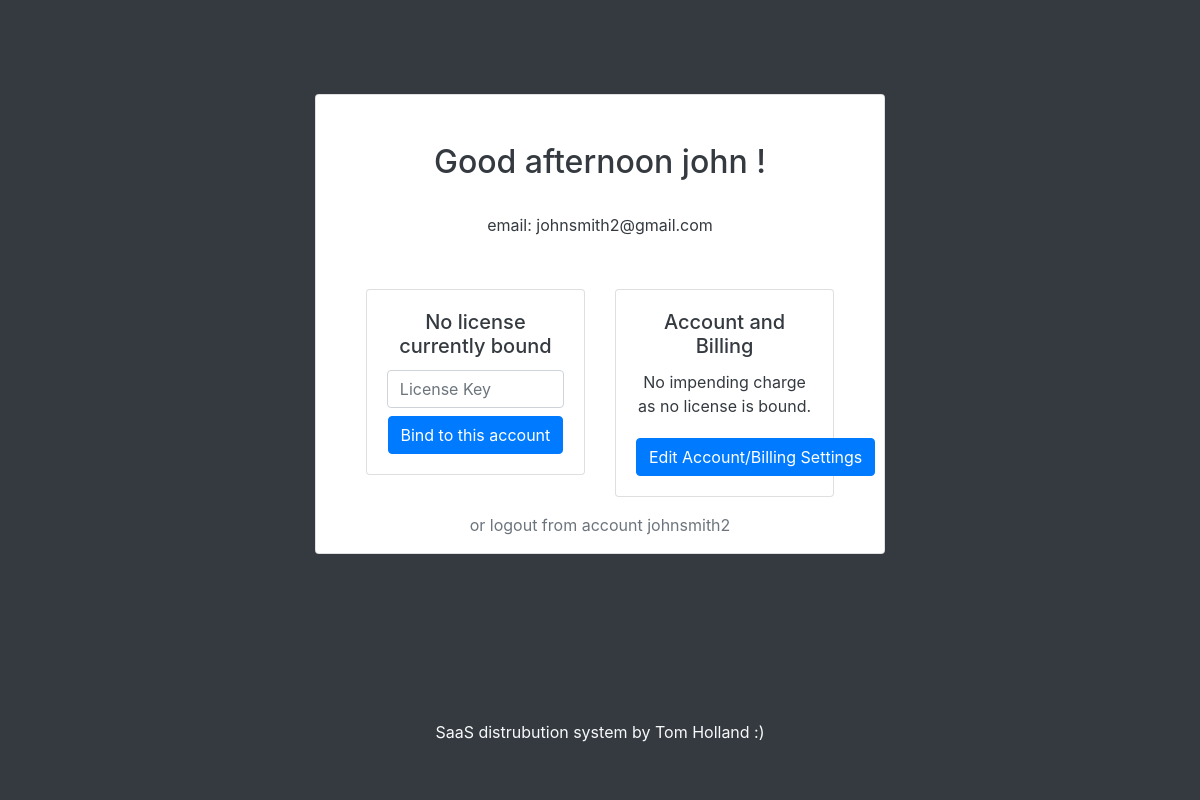
The app's page /dashboard (signed in), older data.
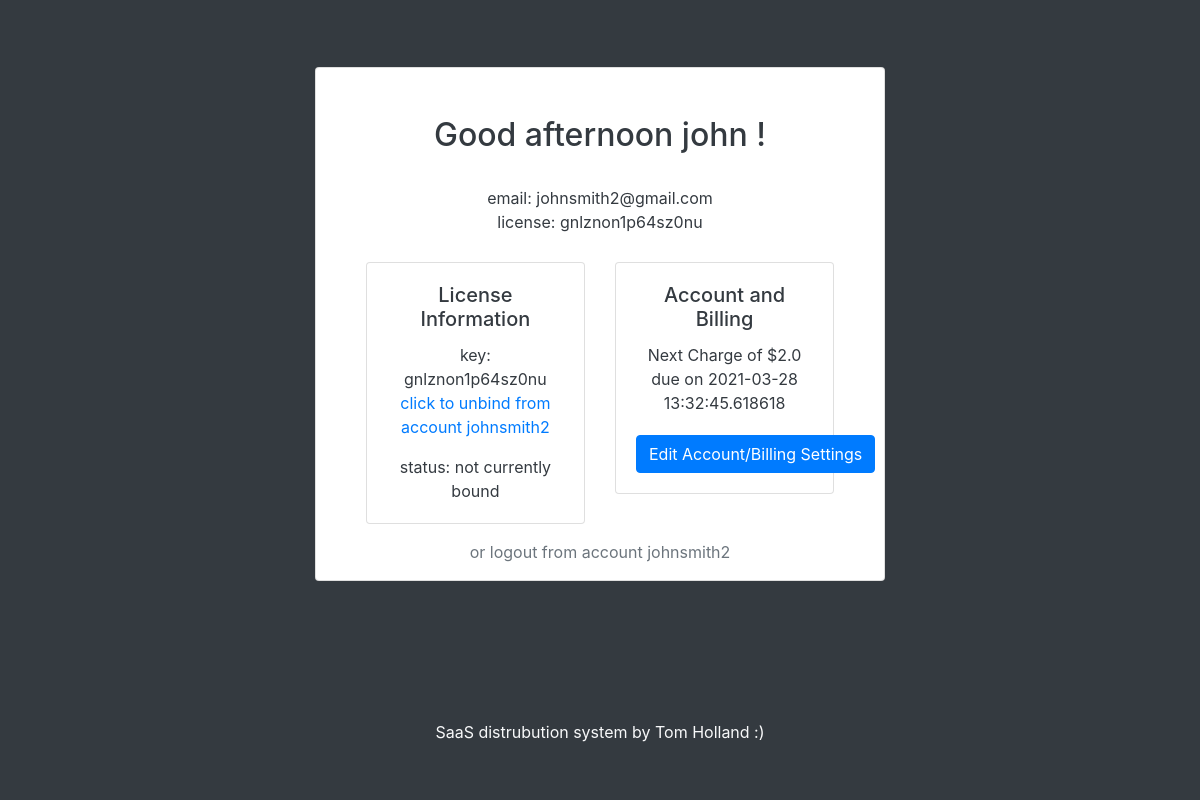
The same page, newer data.
### tables this page shows
CREATE TABLE users (username text PRIMARY KEY, fName text, sName text, emailAddress text, password text, admin bool);

CREATE TABLE licenses (license text PRIMARY KEY, username text, boundToUser boolean, boundToDevice boolean, HWID string, devicename string, nextrenewal string, plan string);

CREATE TABLE plans (name text PRIMARY KEY, interval integer, amount float);

### main.py (the view, shortened to what this page needs)
@app.route("/dashboard", methods=['GET', 'POST'])
@login_required
def dashboard():
    if not current_user.getAdminPerms():
        lerror = None
        return render_template('dashboard.html', lerror=lerror)
    else:
        return redirect(url_for('admindash'))

### api.py (called while the page is built)
    def closeConnection(self):
        self.conn.close()
        return

    def searchUsersByUsername(self,user):
        self.c.execute(f'''SELECT * FROM users WHERE username = ?''', (user,) )
        result = self.c.fetchone()
        return result

    def checkIfUserHasLicense(self,username):
        self.c.execute(f'''SELECT license FROM licenses WHERE username = ?''',
                       (username,))
        result = self.c.fetchone()
        if result:
            return result[0]
        else:
            return False

    def getNextRenewal(self,license):
        self.c.execute(f'''SELECT nextrenewal FROM licenses WHERE license = ?''', (license,))
        result = self.c.fetchone()[0]
        if not result or result == "NULL":
            return None
        else:
            return datetime.strptime(result, '%Y-%m-%d %H:%M:%S.%f')

    def getPlanfromLicense(self,license):
        self.c.execute('''SELECT plans.* FROM plans JOIN licenses ON licenses.plan = plans.name WHERE licenses.license = ?;''',(license,))
        result = self.c.fetchone()
        resultdict = {"name":result[0],
                      "renewalinterval":result[1],
                      "renewalprice":result[2]}
        return resultdict

### main.py (called while the page is built)
@login_manager.user_loader
def load_user(username):
    dbconnection = Database()
    result = dbconnection.searchUsersByUsername(username)
    dbconnection.closeConnection()
    if result:
        if result[5] == "FALSE":
            return User(result[0], result[1], result[2], result[3], result[4])
        else:
            return AdministativeUser(result[0], result[1], result[2], result[3], result[4])
    else:
        return None

    def getRenewalDate(self, key):
        db = Database()
        dbdate = db.getNextRenewal(key)
        return dbdate

    def getRenewalInfoFromPlan(self, key):
        db = Database()
        planinfo = db.getPlanfromLicense(key)
        self.renewamount = float(planinfo['renewalprice'])
        self.renewinterval = int(planinfo['renewalinterval'])
        return planinfo

    def __str__(self):
        return str(self.key)

    def loadUserLicense(self):
        db = Database()
        license = db.checkIfUserHasLicense(self.owner)
        db.closeConnection()
        if not license:
            self.key = None
            self.exists = False
            return None
        else:
            self.key = license
            self.exists = True
            self.renewal = Renewal(self.key)
            return license

### templates/dashboard.html (shortened to what this page needs)
<!DOCTYPE html>
<html lang="en">
<head>
    <link rel="stylesheet" href="https://use.fontawesome.com/releases/v5.0.8/css/all.css">
    <link rel="stylesheet" href="https://maxcdn.bootstrapcdn.com/bootstrap/4.0.0/css/bootstrap.min.css"
>
</head>
<body onload="relayUserTime('{{ current_user.fname }}')">
<div class="container-fluid h-90 bg-dark text-dark">
    <div class="row h-90 justify-content-center align-items-center">
        <div class="col-3"></div>
        <div class="col-md-6 text-left">
            <div class="card text-center">
                <h2 class="card-title mt-5" id="time"></h2>
                {% if current_user.license.exists %}
                    <div class="card-body">
                        email: {{ current_user.email }}
                            <br>
                            license: {{ current_user.license }}
                    </div>
                {% else %}
                    <div class="card-body">
                        email: {{ current_user.email }}
                            <br>
                            <br>
                    </div>
                {% endif %}
                <div class="row mt-2">
                    <div class="col-sm-1"></div>
                    <div class="col-sm-5">
                        <div class="card">
                            {% if not current_user.license.exists %}
                            <div class="card-body">
                                <h5 class="card-title">No license currently bound</h5>
                                <div class="card-text">
                                    <form action="" method="post">
                                        <input type="text" class="form-control" name="licenseid" placeholder="License Key">
                                        <button type="submit" class="btn btn-primary mt-2">Bind to this account</button>
                                    </form>
                                </div>
                            </div>
                            {% else %}
                                {% if not current_user.license.boundtodevice %}
                                <div class="card-body">
                                    <h5 class="card-title">License Information</h5>
                                    <p class="card-text">key: {{ current_user.license }} <br><a href="javascript:unbind()" class="muted">click to unbind from account {{current_user.id}}</a></p>
                                    <p class="card-text">status: not currently bound</p>
                                </div>
                                {%endif%}
                            {%endif%}
                        </div>
                    </div>
                    <div class="col-sm-5">
                        <div class="card">
                            {% if not current_user.license.exists %}
                                <div class="card-body">
                                    <h5 class="card-title">Account and Billing</h5>
                                    <p class="card-text">No impending charge as no license is bound.</p>
                                    <a href="/dashboard/account" class="btn btn-primary mt-1">Edit Account/Billing Settings</a>
                                </div>
                            {% else %}
                                <div class="card-body">
                                    <h5 class="card-title">Account and Billing</h5>
                                    <p class="card-text">Next Charge of ${{ current_user.license.renewal.renewamount }} due on {{ current_user.license.renewal.renewdate }}</p>
                                    <a href="/dashboard/account" class="btn btn-primary mt-1">Edit Account/Billing Settings</a>
                                </div>
                            {% endif %}
                        </div>
                    </div>
                    <div class="col-sm-1"></div>
                </div>
                <div class="row mt-3">
                    <div class="col text-center">
                        <a href="/logout" class="text-muted"> or logout from account {{ current_user.id }} </a>
                    </div>
                </div>
            </div>
        </div>
        <div class="col-3"></div>
    </div>
</div>
<div class="container-fluid h-10 bg-dark text-light ">
    <div class="row">
        <div class="col-4"></div>
        <div class="col-4 text-center align-bottom">
            SaaS distrubution system by Tom Holland :)
        </div>
        <div class="col-4"></div>
    </div>
</div>
</body>
</html>

### templates/dashboard.html (style rules this page uses)
body,html { height:100%; }
.h-90 { height:90%; }
.h-10 { height:10%; }

Row changes from the older to the newer data that the page shows:
shown differently, row unchanged: users "johnsmith2@gmail.com": id (not shown) → "johnsmith2"
now on this page (row edited): licenses: license "gnlznon1p64sz0nu"
now on this page (row unchanged): plans: license.renewal.renewamount "2.0"
Text that changed along with them:
{{ current_user.license.renewal.renewdate }}: (not shown) → "2021-03-28 13:32:45.618618"
text no longer shown: "No license currently bound Bind to this account No impending charge as no license is bound."
text now shown: "license: License Information key: click to unbind from account status: not currently bound Next Charge of $ due on"
